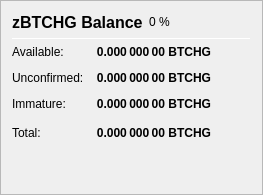
                   <widget class="QFrame" name="frame_ZerocoinBalances">
                    <property name="frameShape">
                     <enum>QFrame::StyledPanel</enum>
                    </property>
                    <property name="frameShadow">
                     <enum>QFrame::Raised</enum>
                    </property>
                    <layout class="QVBoxLayout" name="verticalLayout_7">
                     <item>
                      <layout class="QHBoxLayout" name="horizontalLayout_8" stretch="0,0,0">
                       <item>
                        <widget class="QLabel" name="label_5z_3">
                         <property name="minimumSize">
                          <size>
                           <width>0</width>
                           <height>20</height>
                          </size>
                         </property>
                         <property name="font">
                          <font>
                           <pointsize>12</pointsize>
                           <weight>75</weight>
                           <bold>true</bold>
                          </font>
                         </property>
                         <property name="text">
                          <string>zBTCHG Balance</string>
                         </property>
                        </widget>
                       </item>
                       <item>
                        <widget class="QLabel" name="labelzBTCHGPercent">
                         <property name="text">
                          <string notr="true">0 %</string>
                         </property>
                        </widget>
                       </item>
                       <item>
                        <spacer name="horizontalSpacer_11">
                         <property name="orientation">
                          <enum>Qt::Horizontal</enum>
                         </property>
                         <property name="sizeHint" stdset="0">
                          <size>
                           <width>40</width>
                           <height>20</height>
                          </size>
                         </property>
                        </spacer>
                       </item>
                      </layout>
                     </item>
                     <item>
                      <widget class="Line" name="line_ZerocoinBalance">
                       <property name="minimumSize">
                        <size>
                         <width>0</width>
                         <height>1</height>
                        </size>
                       </property>
                       <property name="maximumSize">
                        <size>
                         <width>16777215</width>
                         <height>1</height>
                        </size>
                       </property>
                       <property name="orientation">
                        <enum>Qt::Horizontal</enum>
                       </property>
                      </widget>
                     </item>
                     <item>
                      <layout class="QGridLayout" name="gridLayout_5">
                       <property name="spacing">
                        <number>12</number>
                       </property>
                       <item row="1" column="0">
                        <widget class="QLabel" name="labelzBalanceMatureText">
                         <property name="toolTip">
                          <string>Mature: more than 20 confirmation and more than 1 mint of the same denomination after it was minted.
These zBTCHG are spendable.</string>
                         </property>
                         <property name="text">
                          <string>Available:</string>
                         </property>
                        </widget>
                       </item>
                       <item row="1" column="1">
                        <widget class="QLabel" name="labelzBalanceMature">
                         <property name="font">
                          <font>
                           <weight>75</weight>
                           <bold>true</bold>
                          </font>
                         </property>
                         <property name="toolTip">
                          <string>Mature: more than 20 confirmation and more than 1 mint of the same denomination after it was minted.
These zBTCHG are spendable.</string>
                         </property>
                         <property name="text">
                          <string notr="true">0.000 000 00 BTCHG</string>
                         </property>
                         <property name="alignment">
                          <set>Qt::AlignRight|Qt::AlignTrailing|Qt::AlignVCenter</set>
                         </property>
                        </widget>
                       </item>
                       <item row="2" column="0">
                        <widget class="QLabel" name="labelzBalanceUnconfirmedText">
                         <property name="toolTip">
                          <string>Unconfirmed: less than 20 confirmations
Immature: confirmed, but less than 1 mint of the same denomination after it was minted</string>
                         </property>
                         <property name="text">
                          <string>Unconfirmed:</string>
                         </property>
                        </widget>
                       </item>
                       <item row="2" column="1">
                        <widget class="QLabel" name="labelzBalanceUnconfirmed">
                         <property name="font">
                          <font>
                           <weight>75</weight>
                           <bold>true</bold>
                          </font>
                         </property>
                         <property name="toolTip">
                          <string>Unconfirmed: less than 20 confirmations
Immature: confirmed, but less than 1 mint of the same denomination after it was minted</string>
                         </property>
                         <property name="text">
                          <string notr="true">0.000 000 00 BTCHG</string>
                         </property>
                         <property name="alignment">
                          <set>Qt::AlignRight|Qt::AlignTrailing|Qt::AlignVCenter</set>
                         </property>
                        </widget>
                       </item>
                       <item row="3" column="0">
                        <widget class="QLabel" name="labelzBalanceImmatureText">
                         <property name="toolTip">
                          <string>Unconfirmed: less than 20 confirmations
Immature: confirmed, but less than 1 mint of the same denomination after it was minted</string>
                         </property>
                         <property name="text">
                          <string>Immature:</string>
                         </property>
                        </widget>
                       </item>
                       <item row="3" column="1">
                        <widget class="QLabel" name="labelzBalanceImmature">
                         <property name="font">
                          <font>
                           <weight>75</weight>
                           <bold>true</bold>
                          </font>
                         </property>
                         <property name="toolTip">
                          <string>Unconfirmed: less than 20 confirmations
Immature: confirmed, but less than 1 mint of the same denomination after it was minted</string>
                         </property>
                         <property name="text">
                          <string notr="true">0.000 000 00 BTCHG</string>
                         </property>
                         <property name="alignment">
                          <set>Qt::AlignRight|Qt::AlignTrailing|Qt::AlignVCenter</set>
                         </property>
                        </widget>
                       </item>
                       <item row="4" column="0">
                        <widget class="QLabel" name="labelzBalanceText">
                         <property name="toolTip">
                          <string>Your current zBTCHG balance, unconfirmed and immature zBTCHG included.</string>
                         </property>
                         <property name="text">
                          <string>Total:</string>
                         </property>
                        </widget>
                       </item>
                       <item row="4" column="1">
                        <widget class="QLabel" name="labelzBalance">
                         <property name="font">
                          <font>
                           <weight>75</weight>
                           <bold>true</bold>
                          </font>
                         </property>
                         <property name="cursor">
                          <cursorShape>IBeamCursor</cursorShape>
                         </property>
                         <property name="toolTip">
                          <string>Your current zBTCHG balance, unconfirmed and immature zBTCHG included.</string>
                         </property>
                         <property name="text">
                          <string notr="true">0.000 000 00 BTCHG</string>
                         </property>
                         <property name="alignment">
                          <set>Qt::AlignRight|Qt::AlignTrailing|Qt::AlignVCenter</set>
                         </property>
                         <property name="textInteractionFlags">
                          <set>Qt::LinksAccessibleByMouse|Qt::TextSelectableByKeyboard|Qt::TextSelectableByMouse</set>
                         </property>
                        </widget>
                       </item>
                       <item row="4" column="2">
                        <spacer name="horizontalSpacer_4">
                         <property name="orientation">
                          <enum>Qt::Horizontal</enum>
                         </property>
                         <property name="sizeHint" stdset="0">
                          <size>
                           <width>40</width>
                           <height>20</height>
                          </size>
                         </property>
                        </spacer>
                       </item>
                      </layout>
                     </item>
                     <item>
                      <spacer name="verticalSpacer_4">
                       <property name="orientation">
                        <enum>Qt::Vertical</enum>
                       </property>
                       <property name="sizeHint" stdset="0">
                        <size>
                         <width>20</width>
                         <height>40</height>
                        </size>
                       </property>
                      </spacer>
                     </item>
                    </layout>
                   </widget>
